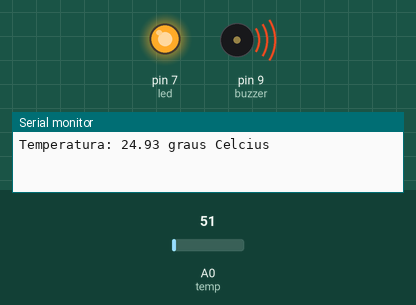
Recording of a sketch running on a simulated Arduino Uno, built with avr-gcc and run on an emulated ATmega328P. Parts: output pins drawn as LEDs (lit = HIGH), buzzer (waves = sounding), the last lines printed to the serial monitor. The inputs (shaded band) are chosen by the test bench; at power-on: A0 (temp) = 51.

Above: at 0.5 s.
At 2.0 s:
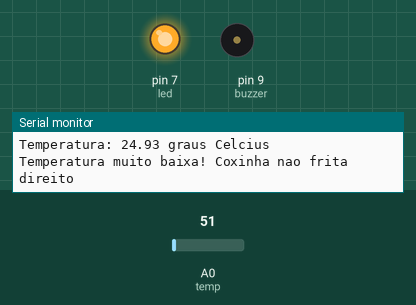
Timing chart, 0 to 3.5 s (numbered marks = the images above):
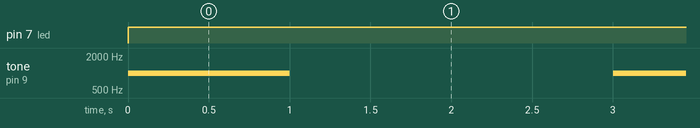

The sketch:

fabricadecoxinha.ino
```cpp
//fábrica de coxinha
const int temp = A0;
const int led = 7;
const int buzzer = 9;

void setup()
{
    Serial.begin(9600);
    pinMode(led, OUTPUT);
    pinMode(buzzer, OUTPUT);
}

float lerTemperatura()
{
  int valorAnalogico = analogRead(temp);

  float tensao = valorAnalogico * (5.0 / 1023.0);

  float temperatura = tensao * 100;

  return temperatura;
}

void alarme()
{
  digitalWrite(led, HIGH);
  tone(buzzer, 1000);
  delay(1000);
  digitalWrite(led, LOW);
  noTone(buzzer);
}

void alerta()
{
  float temperatura = lerTemperatura();
  Serial.print("Temperatura: ");
  Serial.print(temperatura);
  Serial.println(" graus Celcius");

  if (temperatura > 180) {
    alarme();
    digitalWrite(led, HIGH);
    Serial.println("Temperatura muito alta! Risco de queimar a coxinha");
  }
  else if (temperatura < 150) {
    alarme();
    digitalWrite(led, HIGH);
    Serial.println("Temperatura muito baixa! Coxinha nao frita direito");
  }
  else {
    digitalWrite(led, LOW);
    Serial.println("Temperatura ideal para o forno");
  }
}


void loop()
{
    alerta();
    delay(2000);
}
```

Measured:
- by itself, pin 7 (led): LOW → HIGH at 0.00 s
- by itself, tone on pin 9 (buzzer): alternates 1000 Hz for 1.0 s and silent for 2.0 s
